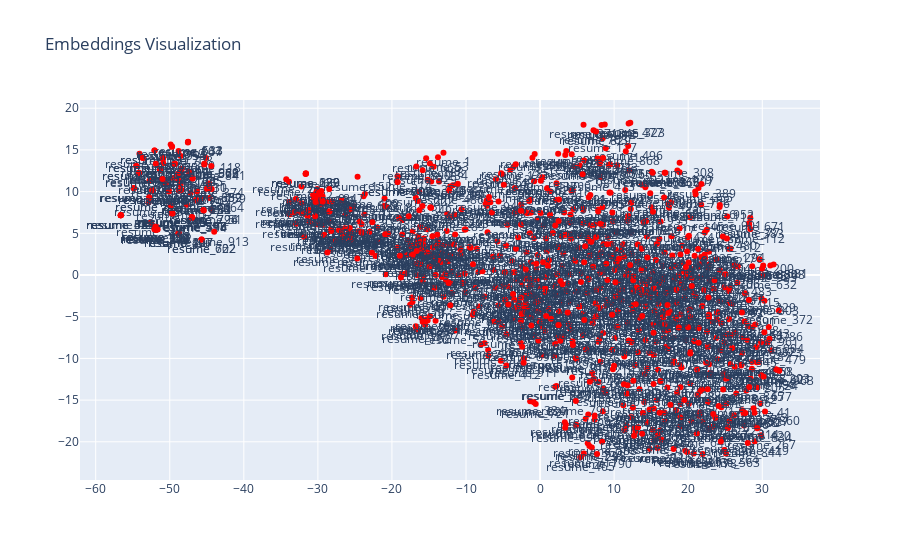

Notebook source saved alongside this figure:
### Code cell
plot_embeddings(model, tagged_data[:1000])
